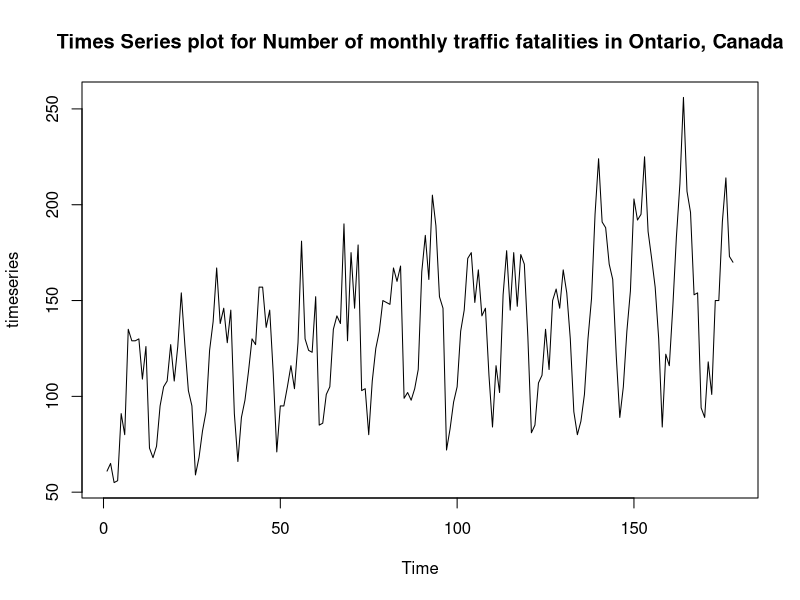
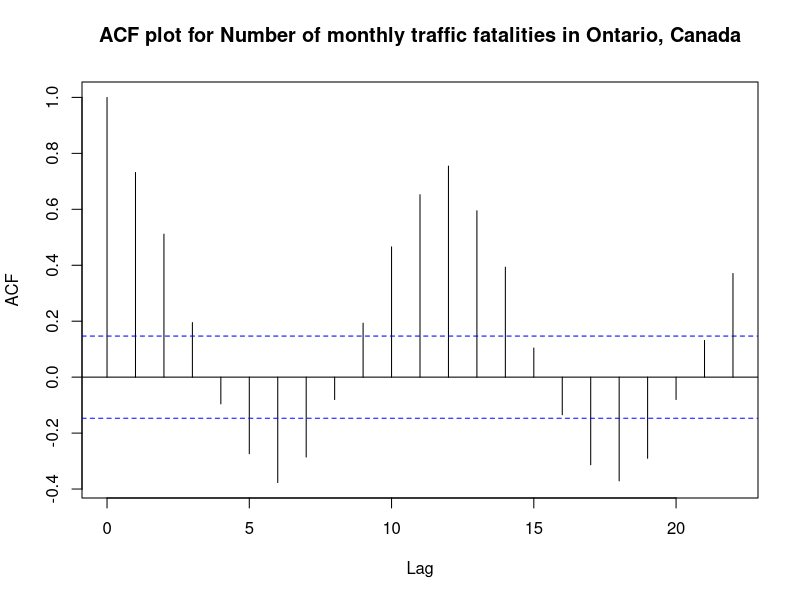
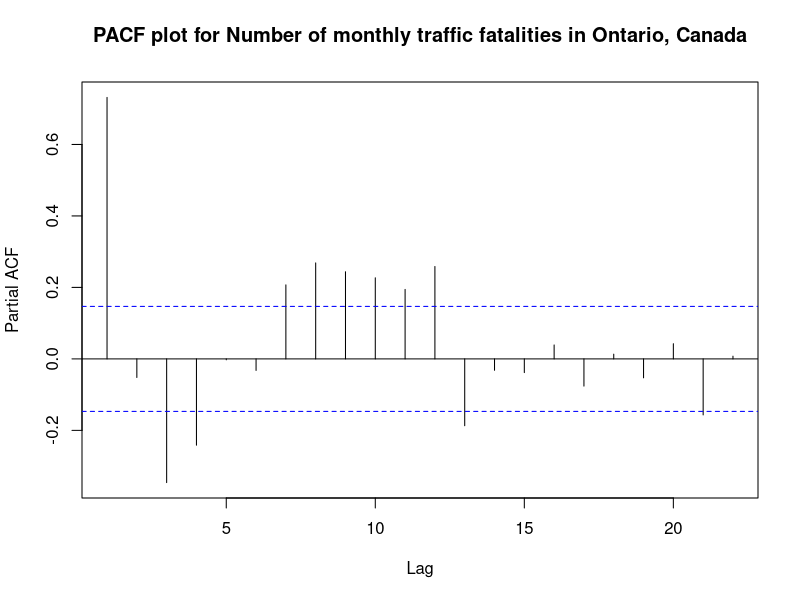
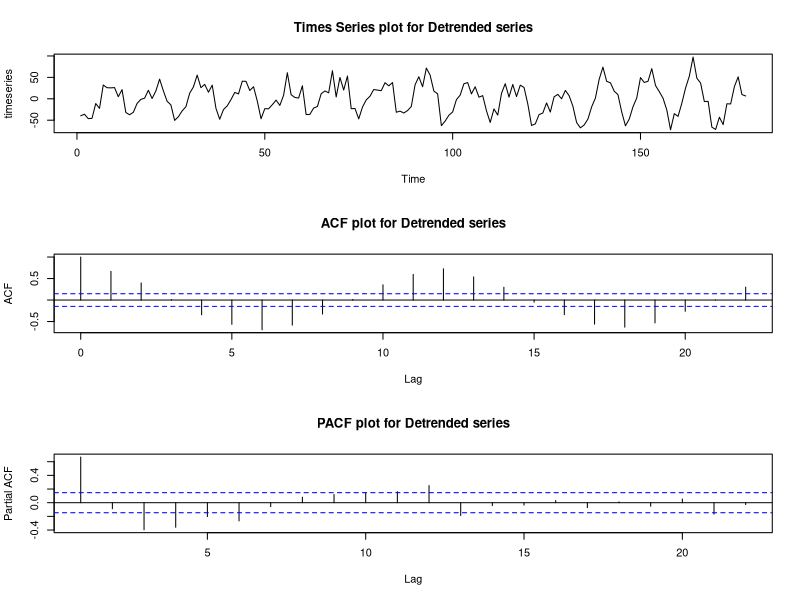
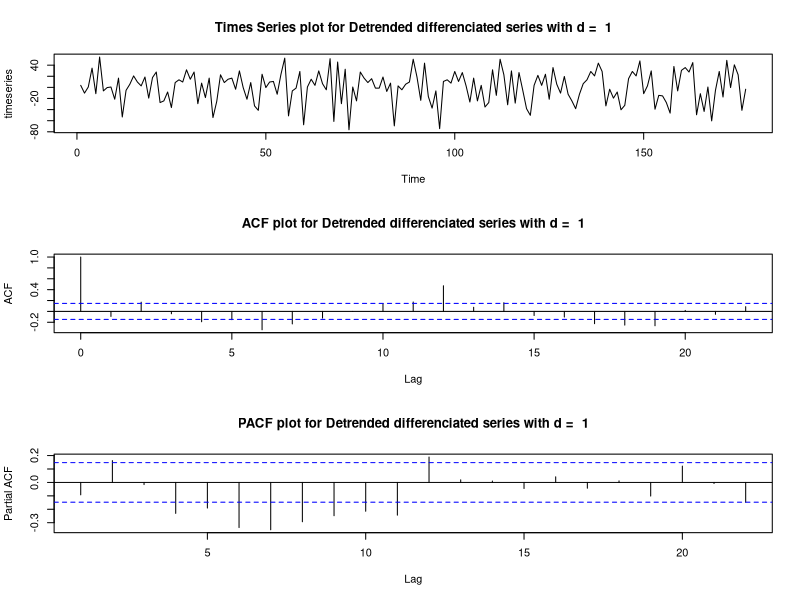
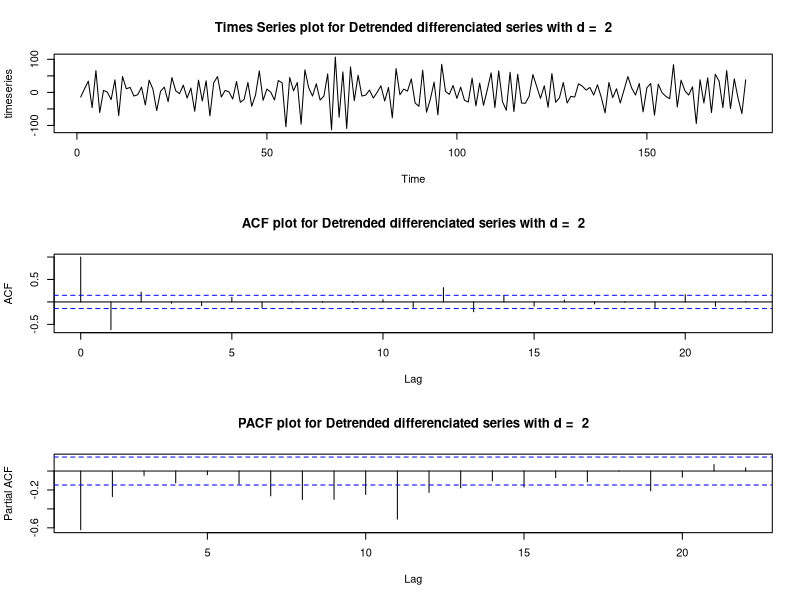
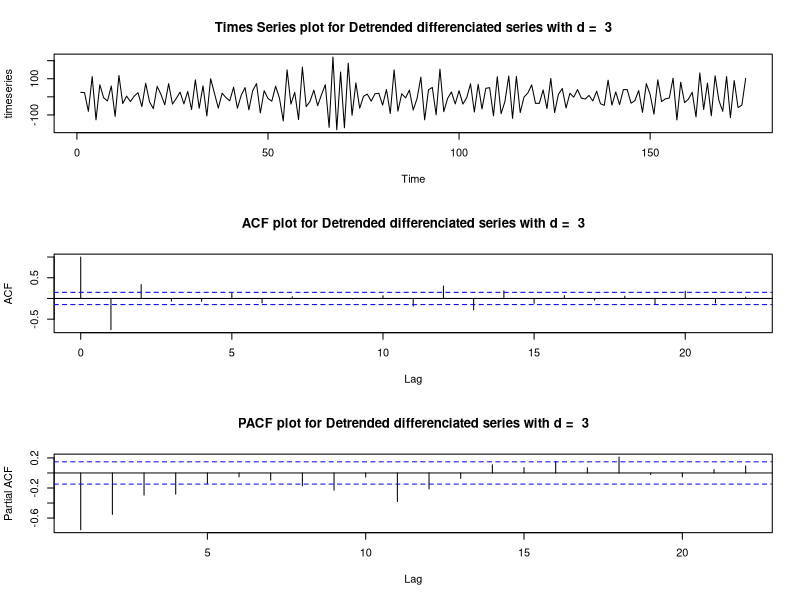
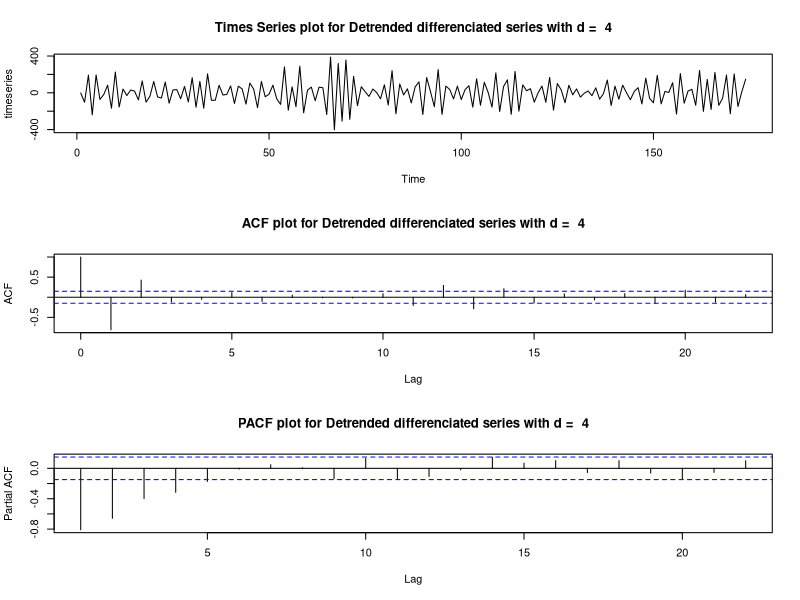

Reproduce these figures in R, in order. (Note: this script raises an error after producing the figures.)
library(forecast)
library(lmtest)

timeseries_plots <- function(timeseries, main, oneplot = FALSE) {
  if (oneplot == TRUE) {
    par(mfrow=c(3,1))
  }
  else {
    par(mfrow=c(1,1))
  }
  
  ts.plot(timeseries, main = paste("Times Series plot for", main))
  acf(timeseries, main = paste("ACF plot for", main))
  pacf(timeseries, main = paste("PACF plot for", main))
  
  par(mfrow=c(1,1))
}


data <- read.csv("monthly-traffic-fatalities-in-on.csv", header = TRUE, sep = ",")
print("Data set - Number of monthly traffic fatalities in Ontario, Canada")
n <- length(data$Monthly.traffic.fatalities.in.Ontario.1960.1974)
print(paste("Number of observations:", n))
fatalities <- data$Monthly.traffic.fatalities.in.Ontario.1960.1974[1:(n-2)]
fatalities_excluded <- data$Monthly.traffic.fatalities.in.Ontario.1960.1974[(n-1):n]

# Time series plots
timeseries_plots(
  timeseries = fatalities, 
  main = "Number of monthly traffic fatalities in Ontario, Canada",
  oneplot = FALSE)

t <- seq(1, length(fatalities))
linmod <- lm(fatalities~t)

# Detrended - Linear Trend
fatalities_detrended <- linmod$residuals
timeseries_plots(
  timeseries = fatalities_detrended, 
  main = "Detrended series",
  oneplot = TRUE)

for (d in c(1:5)) {
  fatalities_detrended_diff <- diff(fatalities_detrended, difference = d)
  fatalities_detrended <- linmod$residuals
  timeseries_plots(
    timeseries = fatalities_detrended_diff, 
    main = paste("Detrended differenciated series with d = ", d),
    oneplot = TRUE)
}

# Differenciate for d = 4
d = 4
fatalities_detrended_diff <- diff(fatalities_detrended, difference = d)
fatalities_detrended <- linmod$residuals
timeseries_plots(
  timeseries = fatalities_detrended_diff, 
  main = paste("Detrended differenciated series with d = ", d),
  oneplot = FALSE)

arima_model_diagnostics <- function(series, p, d, q, plots = TRUE, ljung_box_pierce_test = TRUE) {
  model <- arima(series, order=c(p,d,q))
  res <- model$residuals
  print(coeftest(model))
  fit <- fitted(model)
  
  if (plots == TRUE) {
    ts.plot(res, main = paste("Residuals time series for ARIMA(",p,",",d,",",q,")", sep = ""))
    acf(res,main = paste("ACF of residuals for ARIMA(",p,",",d,",",q,")", sep = ""))
    # pacf(res, main = paste("PACF for ARIMA(",p,",",d,",",q))
    qqnorm(res, main = paste("QQ plot of residuals for ARIMA(",p,",",d,",",q,")", sep = ""))
    hist(res, main = paste("Historgram of residuals for ARIMA(",p,",",d,",",q,")", sep = ""))
    plot(fit, res, main = paste("Residuals vs Fitted values for ARIMA(",p,",",d,",",q,")", sep = ""))
  }
  
  if (ljung_box_pierce_test == TRUE) {
    print(Box.test(res, type="Ljung", lag=10))
    print(Box.test(res, type="Ljung", lag=50))
    print(Box.test(res, type="Ljung", lag=100))
  }
  
  return(model)
}

# From the previous ARIMA(1,4,1)
p = 1
d = 4
q = 1
arima_model_diagnostics(fatalities_detrended_diff, p, d, q, TRUE, TRUE)

# Overfitting - ARIMA (2,4,1)
p = 2
d = 4
q = 1
arima_model_diagnostics(fatalities_detrended_diff, p, d, q, TRUE, TRUE)

# Overfitting - ARIMA (1,4,2)
p = 1
d = 4
q = 2
arima_model_diagnostics(fatalities_detrended_diff, p, d, q, TRUE, TRUE)

# Overfitting - ARIMA (2,4,2)
p = 2
d = 4
q = 2
arima_model_diagnostics(fatalities_detrended_diff, p, d, q, TRUE, TRUE)

# Overfitting - ARIMA (3,4,2)
p = 3
d = 4
q = 2
arima_model_diagnostics(fatalities_detrended_diff, p, d, q, TRUE, TRUE)

# Overfitting - ARIMA (2,4,3)
p = 2
d = 4
q = 3
arima_model_diagnostics(fatalities_detrended_diff, p, d, q, TRUE, TRUE)

# Overfitting - ARIMA (3,4,3)
p = 3
d = 4
q = 3
arima_model_diagnostics(fatalities_detrended_diff, p, d, q, TRUE, TRUE)

# Final Model
p = 3
d = 4
q = 2
model <- arima_model_diagnostics(fatalities_detrended_diff, p, d, q, TRUE, TRUE)

# Forecast
fatalities_excluded_forecast <- forecast(model, h=2)
fatalities_excluded_forecast
plot(fatalities_excluded_forecast)
summary(fatalities_excluded_forecast)
fatalities_excluded[1] - 100.2927062 - 0.3547736*(n-1)
fatalities_excluded[2] - 100.2927062 - 0.3547736*(n)
